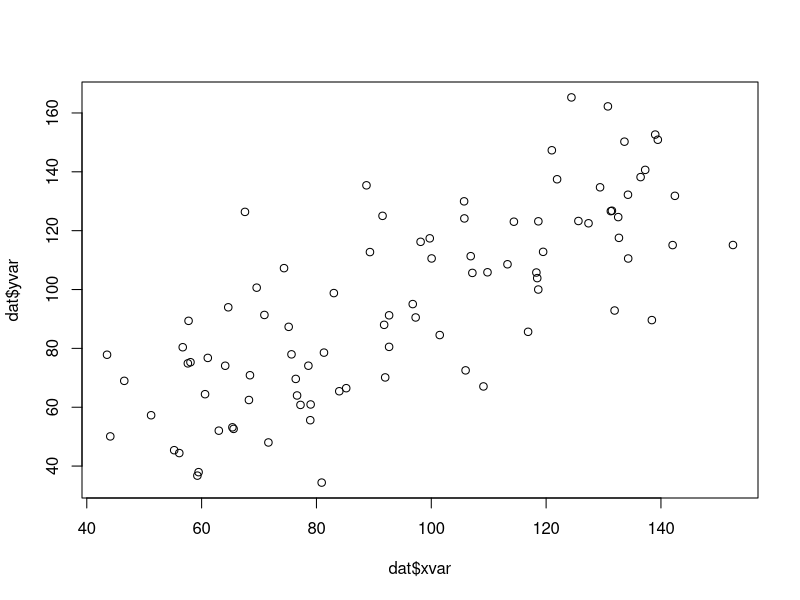
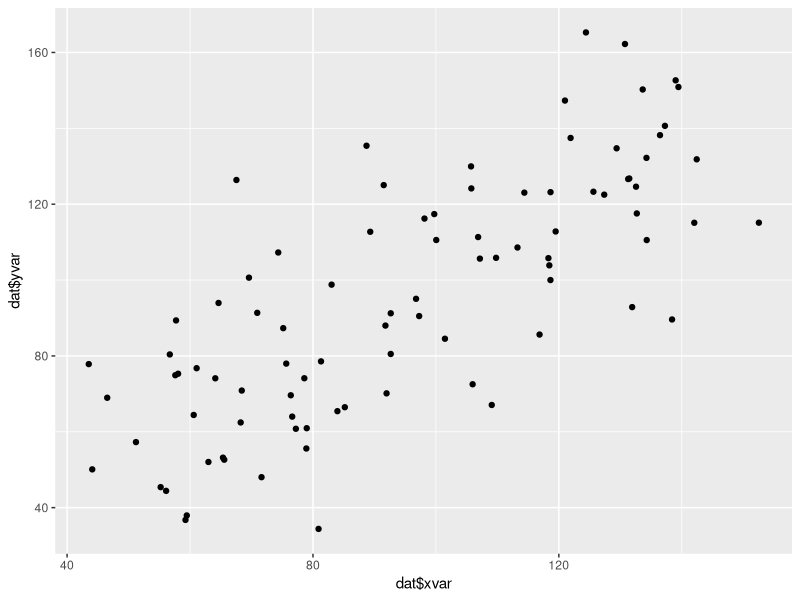
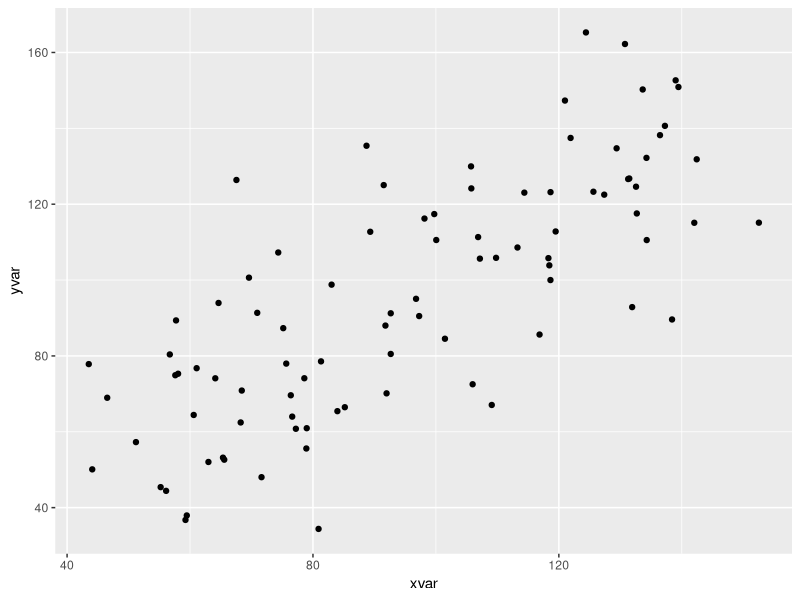
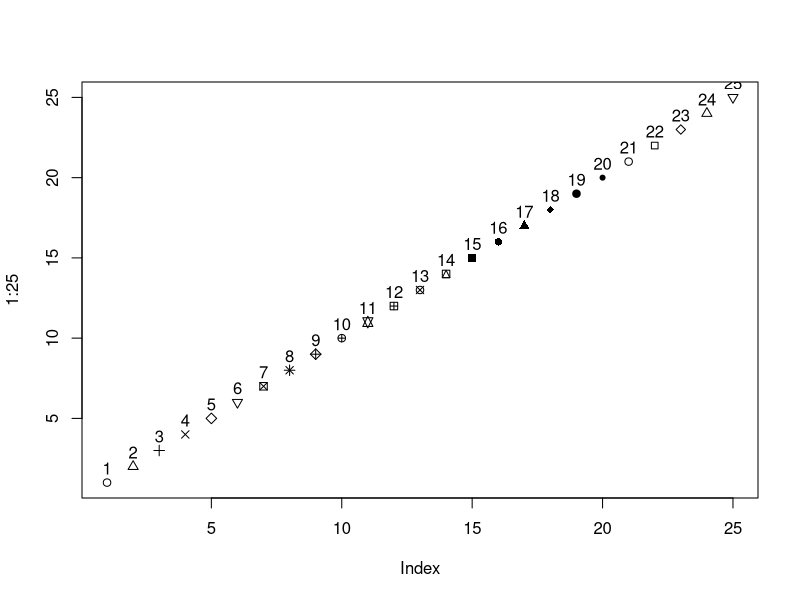
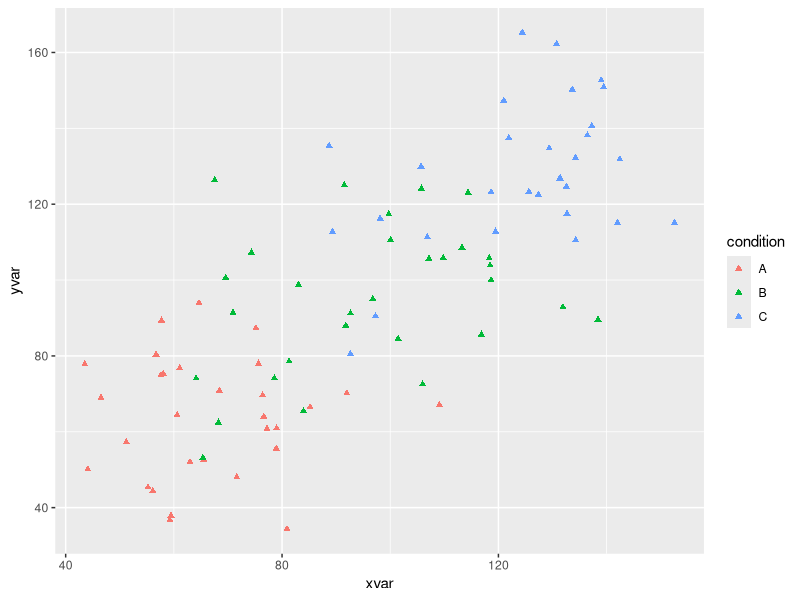
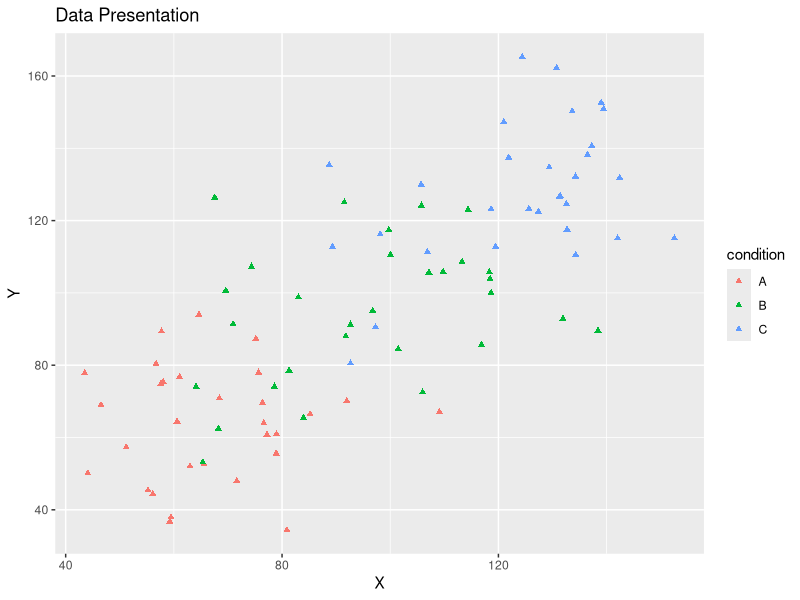
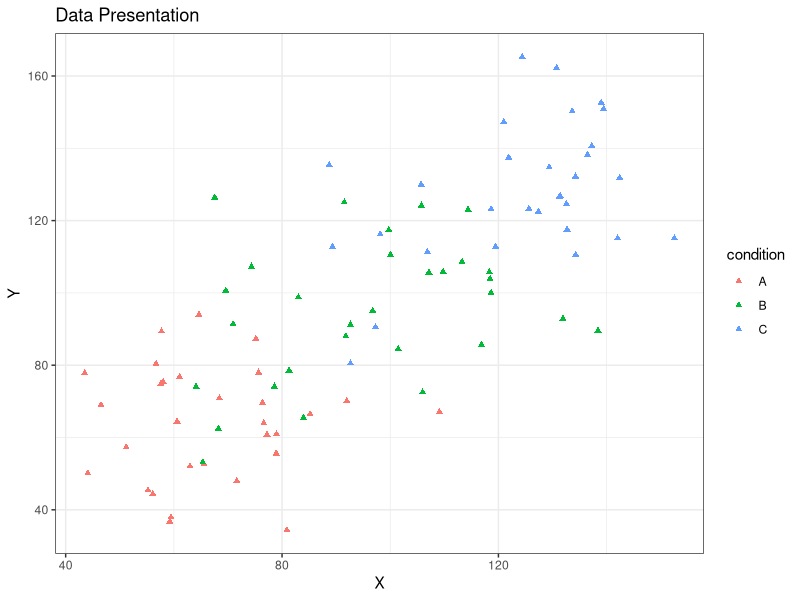
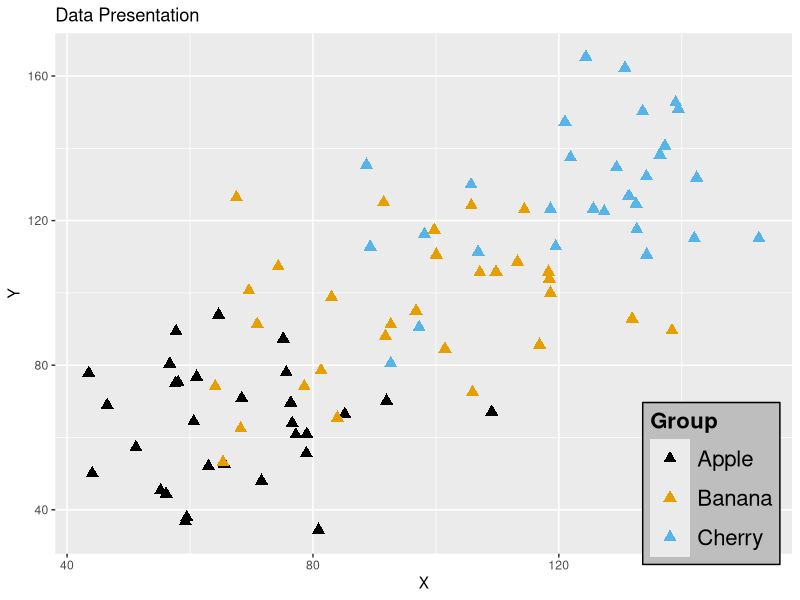

Write the R code that produced these figures, in order.
#############################################################################
#File: ggplot2_Introduction_&_Customization.r
#Purpose: Demonstrate how to produce and customize plots using the ggplot 
# function in the ggplot2 package. We will create and customize a scatter
# plot, a bar plot, a stacked histogram, and a categorical boxplot. 
# We will also plot multiple plots on one panel.
#By: Will Bartsch  -  EPA-MED, Duluth
#Date: 7/16/14
#############################################################################

#Load the necessary packages.
library(ggplot2)
library(plyr)
library(grid)

#Create a data frame to use for the plots.
dat <- data.frame(condition = rep(c("A", "B", "C"), each=30),
			response=rep(c("Yes", "No"), each=15, times=3),
			xvar = 50:139 + rnorm(90,sd=15),
			yvar = 50:139 + rnorm(90,sd=15))
			
head(dat)
dim(dat)


########################## A scatter plot #############################			

# Basic plot using base R
plot(dat$xvar, dat$yvar)

# Basic plot using the 'qplot' function in ggplot2
qplot(dat$xvar, dat$yvar)

# Basic plot using the 'ggplot' function in ggplot2
ggplot(dat, aes(y=yvar, x=xvar)) + geom_point()

# Change the symbols to a solid triangle and color code according to 
#	"condition"

# A plot of all the symbols	to find the triangle  
plot(1:25, pch=c(1:25))
text(1:25, pos=3, offset=0.4)

# A colorblind friendly palette (create it for later use)
cbbPalette <- c("#000000", "#E69F00", "#56B4E9", "#009E73", "#F0E442", 
	"#0072B2", "#D55E00", "#CC79A7")

# Create the plot
sp <- ggplot(dat, aes(y=yvar, x=xvar, color=condition)) 
sp + geom_point(shape=17)


# Add a title and axis lables
sp + geom_point(shape=17)+
	ggtitle("Data Presentation") + xlab("X") + ylab("Y")
	
# Same plot with a black and white theme
sp + geom_point(shape=17)+
	ggtitle("Data Presentation") + xlab("X") + ylab("Y") + theme_bw()
	
	
# Format the legend 
	sp + geom_point(shape=17, size=3)+
	ggtitle("Data Presentation") + xlab("X") + ylab("Y") +
	scale_colour_manual("Group", breaks=c("A", "B", "C"), 
	labels=c("Apple", "Banana", "Cherry"), values=cbbPalette) +	# Change the labels and title, change the color palette
	theme(legend.background=element_rect(color="black", fill="gray"), # Make the legend background gray with a black border
		legend.text=element_text(size=16),	#Change label text size
		legend.title=element_text(size=16, face="bold"), #Change title text
		legend.key.size=unit(1, "cm"),	#Change Size of symbol box
		legend.position = c(0.89,0.135))		#Set position
	
	
# Format Axis, Labels and Title (Maintain previous formating) and add
# trend lines
	sp + geom_point(shape=17, size=3)+
	ggtitle("Data Presentation") + xlab("X") + ylab("Y") +
	scale_colour_manual("Group", breaks=c("A", "B", "C"), 
	labels=c("Apple", "Banana", "Cherry"), values=cbbPalette)+		
	theme(legend.background=element_rect(color="black", fill="gray"),
		legend.text=element_text(size=16),	
		legend.title=element_text(size=16, face="bold"), 
		legend.key.size=unit(1, "cm"),	
		legend.position = c(0.895,0.135))+
	theme(axis.title=element_text(size=16),		#Change axis title size
		axis.text=element_text(size=12),		#Change axis label size
		plot.title=element_text(size=20, face="italic"))+	#Change plot title size and make it italic
		xlim(0,175) + ylim(0, 175) +	#Reset the axis ranges
		#scale_y_continuous(limits = c(0,175), expand = c(0,0))+ #Reset the axis ranges and force it to start at 0
		#scale_x_continuous(limits = c(0,175), expand = c(0,0))+ #Reset the axis ranges and force it to start at 0
	geom_smooth(method=lm, fill=NA, size=1)		#Add the linear regression trend lines
	

		
	
############## A bar plot of means with standard error bars #################

# Summarize the data by mean and standard deviation using ddply from 
# the plyr package
dat_mean <- ddply(dat, .(condition), summarize, avg=mean(yvar), 
	stdev=sd(yvar))
	
dat_mean$std_error <- dat_mean$stdev/sqrt(30)

# Make a basic plot
bp <- ggplot(dat_mean, aes(y=avg, x=condition)) 
bp + geom_bar(stat="identity", color="black", fill="black")+ 
	geom_errorbar(aes(ymin=avg-std_error, 
	ymax=avg+std_error), color='red', width=0.5)
	

# Customize the plot with white background and no grid lines
bp + geom_bar(stat="identity")+ geom_errorbar(aes(ymin=avg-std_error, 
	ymax=avg+std_error), color='red', width=0.5, size=1.5) + 
	ggtitle("Example\nBar Plot") +				  
	xlab(expression(paste(italic("Condition")))) + 
	ylab(expression(paste("NH"[4]^" +  ",mu,"g/L")))+ 	
	theme(panel.background=element_rect(fill="white"),
		panel.grid=element_blank(),
		panel.border=element_rect(color="black", fill=NA))
		


		
		
##################### A faceted histogram plot ###########################
hp <- ggplot(dat, aes(x=xvar, fill=condition))
hp + geom_histogram(color="black", binwidth=15) +
	facet_grid(condition ~ .) + ggtitle("Results") +
	xlab("X") + ylab("Count") +
	scale_y_continuous(breaks=seq(0, 12, 3))+
	scale_fill_hue("Variable", l=20) #Darken the color scheme and label legend

# If you don't want a legend, use the following line in your script:
	theme(legend.position="none")
	
	
	

#################### Categorical Box Plot ###################	
boxp <- ggplot(dat, aes(y=yvar, x=condition, fill=response))
boxp + geom_boxplot() + ggtitle("Was There\nA\nResponse")+
	xlab("Condition") + ylab("Y Variable")
	
	
#################### Plotting Multiple Plots on One Panel ###################

# Multiple plot function (from www.cookbook-r.com)
#
# ggplot objects can be passed in ..., or to plotlist 
#	(as a list of ggplot objects)
# - cols:   Number of columns in layout
# - layout: A matrix specifying the layout. If present, 'cols' is ignored.
#
# If the layout is something like matrix(c(1,2,3,3), nrow=2, byrow=TRUE),
# then plot 1 will go in the upper left, 2 will go in the upper right, and
# 3 will go all the way across the bottom.
#
	
	
multiplot <- function(..., plotlist=NULL, file, cols=1, layout=NULL) {
  require(grid)

  # Make a list from the ... arguments and plotlist
  plots <- c(list(...), plotlist)

  numPlots = length(plots)

  # If layout is NULL, then use 'cols' to determine layout
  if (is.null(layout)) {
    # Make the panel
    # ncol: Number of columns of plots
    # nrow: Number of rows needed, calculated from # of cols
    layout <- matrix(seq(1, cols * ceiling(numPlots/cols)),
                    ncol = cols, nrow = ceiling(numPlots/cols))
  }

 if (numPlots==1) {
    print(plots[[1]])

  } else {
    # Set up the page
    grid.newpage()
    pushViewport(viewport(layout = grid.layout(nrow(layout), ncol(layout))))

    # Make each plot, in the correct location
    for (i in 1:numPlots) {
      # Get the i,j matrix positions of the regions that contain this subplot
      matchidx <- as.data.frame(which(layout == i, arr.ind = TRUE))

      print(plots[[i]], vp = viewport(layout.pos.row = matchidx$row,
                                      layout.pos.col = matchidx$col))
    }
  }
}	
	
	
#Make multiple plots and save them as an object
p1 <- 	ggplot(dat, aes(y=yvar, x=xvar, color=condition)) +
	geom_point(shape=17)

p2 <- ggplot(dat, aes(y=yvar, x=xvar, color=condition)) +
	geom_smooth(method=lm)
	
p3 <- ggplot(dat_mean, aes(y=avg, x=condition)) +
	geom_bar(stat="identity", color="black", fill="black")+ 
	geom_errorbar(aes(ymin=avg-1.96*stdev, 
	ymax=avg+1.96*stdev), color='red', width=0.5)
	
p4 <- ggplot(dat, aes(y=yvar, x=condition)) +
	geom_boxplot()

# Plot them
multiplot(p1,p2,p3,p4, cols=2)
multiplot(p1,p2, cols=2)
multiplot(p1,p2, cols=1)
multiplot(p1,p2,p3, layout=matrix(c(1,2,3,3), nrow=2, byrow=TRUE))	
multiplot(p1,p2,p3, layout=matrix(c(1,2,1,3), ncol=2, byrow=TRUE))		
	
	
	
############################# Resources ################################
#
# Cookbook for R
# Available online and a great resource. Go to the Graphs section:
# www.cookbook-r.com
#
#
# Use R! ggplot2 	-    Springer 
#				  
########################################################################

				  
				  
				  
				  
				  
				  
				  
				  








